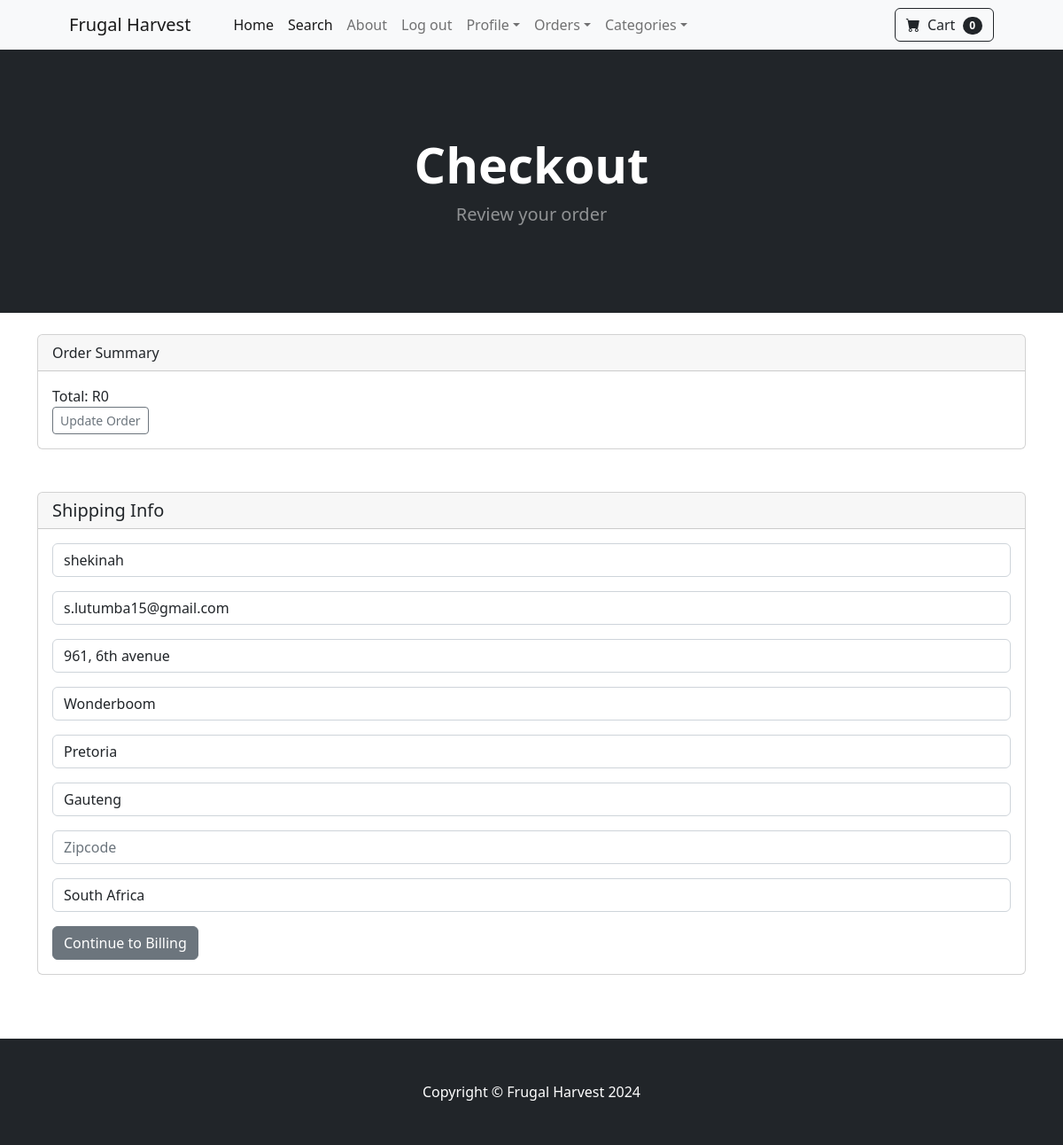
Page /payments/checkout/ (signed in) on the committed database.
### payments/models.py (models this page shows, shortened)
class ShippingAddress(models.Model):
    user = models.ForeignKey(User, on_delete=models.CASCADE, null=True, blank=True)
    shipping_full_name = models.CharField(max_length=255)
    shipping_email = models.CharField(max_length=255)
    shipping_address1 = models.CharField(max_length=255)
    shipping_address2 = models.CharField(max_length=255, null=True, blank=True)
    shipping_city = models.CharField(max_length=255)
    shipping_state = models.CharField(max_length=255, null = True, blank = True)
    shipping_zipcode = models.CharField(max_length=255, blank=True, null=True)
    shipping_country = models.CharField(max_length=255)
    class Meta:
        verbose_name_plural = "Shipping Address"

### payments/views.py (the view)
# urls.py: path('checkout/', views.checkout, name='checkout'),
def checkout(request):
    cart = Cart(request)
    cart_products = cart.get_prods
    quantities = cart.get_quants
    totals = cart.cart_total()
    if request.user.is_authenticated:
        shippng_user = ShippingAddress.objects.get(user__id=request.user.id)
        shipping_form = ShippingForm(request.POST or None, instance=shippng_user)
        return render(request, "payments/checkout.html", {"cart_products":cart_products, "quantities":quantities, "totals": totals, 'shipping_form':shipping_form})
    else:
        shipping_form = ShippingForm(request.POST or None)
        return render(request, "payments/checkout.html", {"cart_products":cart_products, "quantities":quantities, "totals": totals, 'shipping_form':shipping_form })

### cart/cart.py (called while the page is built)
    def __len__(self):
        return len(self.cart)

    def get_prods(self):
        product_ids = self.cart.keys()
        products = Product.objects.filter(id__in=product_ids)
        return products

    def cart_total(self):
        product_ids = self.cart.keys()
        products = Product.objects.filter(id__in=product_ids)
        quantities = self.cart
        total = 0
        for key, value in quantities.items():
            key = int(key)
            for product in products:
                if product.id == key:
                    total = total + (product.price * value)
        return total

### cart/context_processors.py (called while the page is built)
def cart(request):
    return {'cart':Cart(request)}

### payments/templates/payments/checkout.html (shortened to what this page needs)
{% extends "base.html" %}
    {% block content %}
        <header class="bg-dark py-5">
            <div class="container px-4 px-lg-5 my-5">
                <div class="text-center text-white">
                    <h1 class="display-4 fw-bolder">Checkout</h1>
                    <p class="lead fw-normal text-white-50 mb-0">Review your order</p>
                </div>
            </div>
        </header>
        <br>
        <div class="container">
          <div class="card">
            <div class="card-header">
              Order Summary
            </div>
            <div class="card-body">
              Total: R{{totals}}
              <br><a href="{% url 'cart_summary' %}" class="btn btn-sm btn-outline-secondary">Update Order</a>
            </div>
          </div>
          <br><br>
          <div class="card">
            <h5 class="card-header">Shipping Info</h5>
            <div class="card-body">
              <form method="POST" action="{% url 'billing_info' %}">
                {{shipping_form.as_p}}
                <button type="submit"  class="btn btn-secondary"> Continue to Billing</button>
              </form>
            </div>
          </div>
        </div>
        <br><br><br>
    {%endblock%}

### rows in the picture
ShippingAddress: shipping_full_name "shekinah", shipping_email "s.lutumba15@gmail.com", shipping_address1 "961, 6th avenue", shipping_address2 "Wonderboom", shipping_city "Pretoria", shipping_state "Gauteng", shipping_country "South Africa"

### other values in the picture
{{ cart|length }} "0"
{{ totals }} "0"
